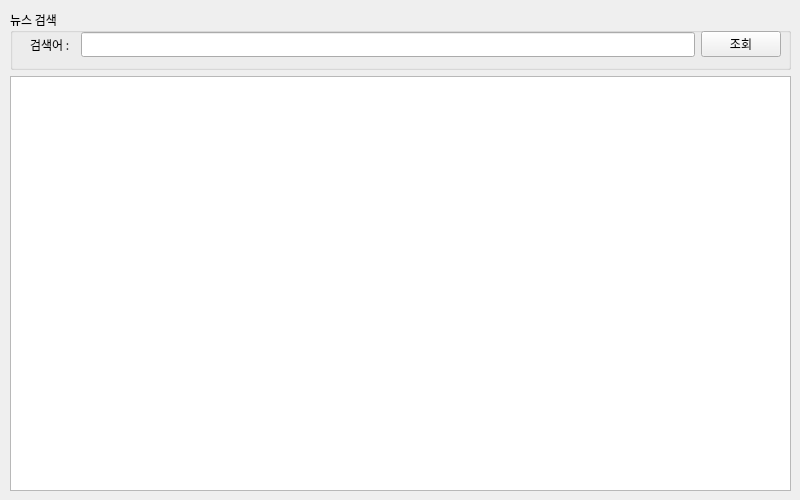
<?xml version="1.0" encoding="UTF-8"?>
<ui version="4.0">
 <class>Form</class>
 <widget class="QWidget" name="Form">
  <property name="geometry">
   <rect>
    <x>0</x>
    <y>0</y>
    <width>800</width>
    <height>500</height>
   </rect>
  </property>
  <property name="maximumSize">
   <size>
    <width>800</width>
    <height>500</height>
   </size>
  </property>
  <property name="font">
   <font>
    <family>맑은 고딕 Semilight</family>
   </font>
  </property>
  <property name="windowTitle">
   <string>네이버뉴스 검색앱</string>
  </property>
  <widget class="QWidget" name="verticalLayoutWidget">
   <property name="geometry">
    <rect>
     <x>10</x>
     <y>10</y>
     <width>781</width>
     <height>481</height>
    </rect>
   </property>
   <layout class="QVBoxLayout" name="verticalLayout">
    <item>
     <widget class="QGroupBox" name="groupBox">
      <property name="sizePolicy">
       <sizepolicy hsizetype="Preferred" vsizetype="Minimum">
        <horstretch>0</horstretch>
        <verstretch>0</verstretch>
       </sizepolicy>
      </property>
      <property name="minimumSize">
       <size>
        <width>0</width>
        <height>60</height>
       </size>
      </property>
      <property name="title">
       <string>뉴스 검색</string>
      </property>
      <widget class="QWidget" name="horizontalLayoutWidget">
       <property name="geometry">
        <rect>
         <x>20</x>
         <y>19</y>
         <width>751</width>
         <height>31</height>
        </rect>
       </property>
       <layout class="QHBoxLayout" name="horizontalLayout">
        <item>
         <widget class="QLabel" name="label">
          <property name="text">
           <string>검색어 :  </string>
          </property>
         </widget>
        </item>
        <item>
         <widget class="QLineEdit" name="txtSearchWord"/>
        </item>
        <item>
         <widget class="QPushButton" name="btnSearch">
          <property name="text">
           <string>조회</string>
          </property>
         </widget>
        </item>
       </layout>
      </widget>
     </widget>
    </item>
    <item>
     <widget class="QTableWidget" name="tblSearchResult"/>
    </item>
   </layout>
  </widget>
 </widget>
 <resources/>
 <connections/>
</ui>
